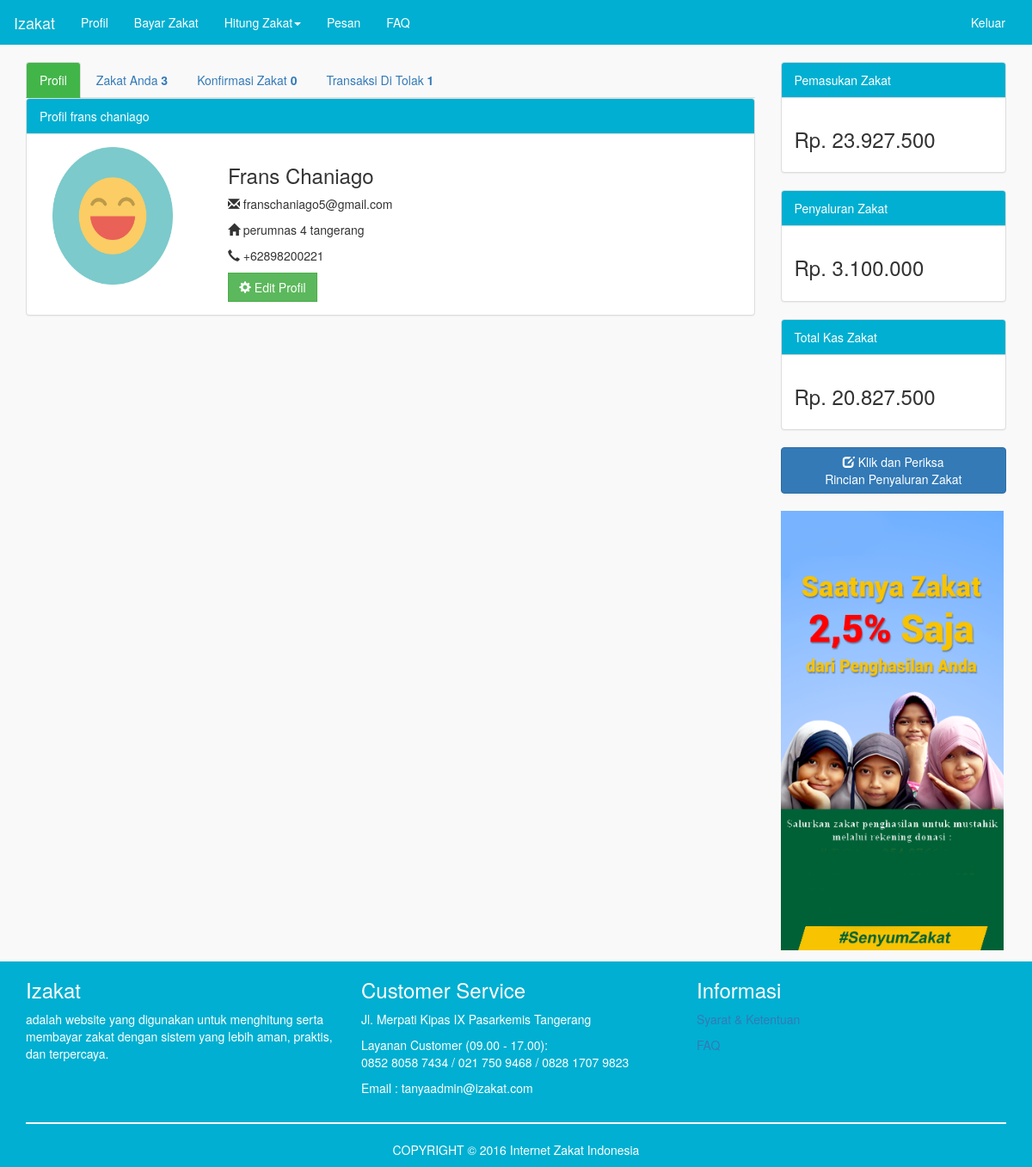
Page /profil.php (signed in) on the committed database.
### tables this page shows
CREATE TABLE `muzakki` (
  `id_user` int(11) NOT NULL,
  `foto_profil` varchar(100) NOT NULL,
  `namalengkap` varchar(255) NOT NULL,
  `email` varchar(100) NOT NULL,
  `password` varchar(100) NOT NULL,
  `alamat` text NOT NULL,
  `no_tlp` bigint(15) NOT NULL,
  `tgl_daftar` date NOT NULL
);

### config/fungsi.php (called while the page is built, shortened)
<?php
function tampiltransaksiperid($id){
	global $konek;
	$sql="SELECT * FROM transaksi WHERE id_user= '$id' AND status=2";
	$result=mysqli_query($konek,$sql) or die('gagal menampilkan data');
	return $result;
}
function tampiltransaksikonfirmasi($id){
	global $konek;
	$sql="SELECT * FROM transaksi WHERE id_user= '$id' AND status=0";
	$result=mysqli_query($konek,$sql) or die('gagal menampilkan data');
	return $result;
}
function tampiltransaksigagal($id){
	global $konek;
	$sql="SELECT * FROM transaksi WHERE id_user= '$id' AND status=3";
	$result=mysqli_query($konek,$sql) or die('gagal menampilkan data');
	return $result;
}
function tampilprofil($id){
	global $konek;
	$query="SELECT * FROM muzakki WHERE id_user= '$id'";
	$result=mysqli_query($konek,$query) or die('gagal menampilkan data');
	return $result;
}
?>

### profil.php (the view, shortened to what this page needs)
<?php
include 'head_user.php';
if(empty($_SESSION['iduser'])){ ?>
  <script>document.location.href = 'index.php';</script>
<?php }else{
$id=$_SESSION['iduser'];
$result=tampilprofil($id);
$result2=tampiltransaksiperid($id);
$result4=tampiltransaksikonfirmasi($id);
$result5=tampiltransaksigagal($id);
?>
<link rel="stylesheet" type="text/css" href="admin/media/css/dataTables.bootstrap.css">
  <ul class="nav nav-tabs">
    <li class="active"><a data-toggle="tab" href="#home">Profil</a></li>
    <li><a data-toggle="tab" href="#menu1">Zakat Anda <?php $total=mysqli_num_rows($result2); echo "<strong>".$total."</strong>"; ?></a></li>
    <li><a data-toggle="tab" href="#menu2">Konfirmasi Zakat
    <?php $total=mysqli_num_rows($result4); echo "<strong>".$total."</strong>"; ?></a></li>
    <li><a data-toggle="tab" href="#menu3">Transaksi Di Tolak <?php $total=mysqli_num_rows($result5); echo "<strong>".$total."</strong>"; ?></a></li>
  </ul>
  <div class="tab-content">
    <div id="home" class="tab-pane fade in active">
    	<div class="panel panel-default">
  			<div class="panel-heading">Profil <?= $_SESSION['namalengkap'] ?></div>
  			<div class="panel-body">
  				<div class="col-md-3">
					<?php while ($row=mysqli_fetch_Assoc($result)) { ?>
			        	<img width='140' height='160' src='<?php echo $row['foto_profil'] ?>'>
				</div>
				<div class="col-md-9">
			        <p><h3><?= ucwords($row['namalengkap'])?></h3></p>
			        <p><span class="glyphicon glyphicon-envelope"></span> <?= $row['email'];?></p>
			        <p><span class="glyphicon glyphicon-home"></span> <?= $row['alamat'];?></p>
					<p><span class="glyphicon glyphicon-earphone"></span> +<?= $row['no_tlp'];?></p>
						<a href="editprofile.php?no=<?= $row['id_user'];?>"><button type="submit" name="edit" class="btn btn-success"><span class="glyphicon glyphicon-cog"></span> Edit Profil</button></a>
			        <?php } ?>
			    </div>
			</div>
		</div>
    </div>
  </div>
				<?php include 'sidebar.php'; ?>
				</div>
<?php } include 'foot_user.php'; ?>

### head_user.php (style rules this page uses)
body { background-color: rgba(195, 191, 191, 0.09); }
.btn-success { border-radius: 0px; }

### profil.php (style rules this page uses)
.nav-tabs>li.active>a, .nav-tabs>li.active>a:focus, .nav-tabs>li.active>a:hover { background-color: #42b549; color: white; }

### sidebar.php (style rules this page uses)
.panel-default>.panel-heading { background-color: #00afd1; color: white; }

### rows in the picture
muzakki: foto_profil (picture), namalengkap "Frans Chaniago", email "franschaniago5@gmail.com", alamat "perumnas 4 tangerang", no_tlp "62898200221"

### other values in the picture
$total "3"
$total "0"
$total "1"
$_SESSION['namalengkap'] "frans chaniago"
rupiah($pemasukan=$a['totalpemasukan']) "23.927.500"
rupiah($pengeluaran=$b['jumlah']) "3.100.000"
rupiah($total) "20.827.500"
